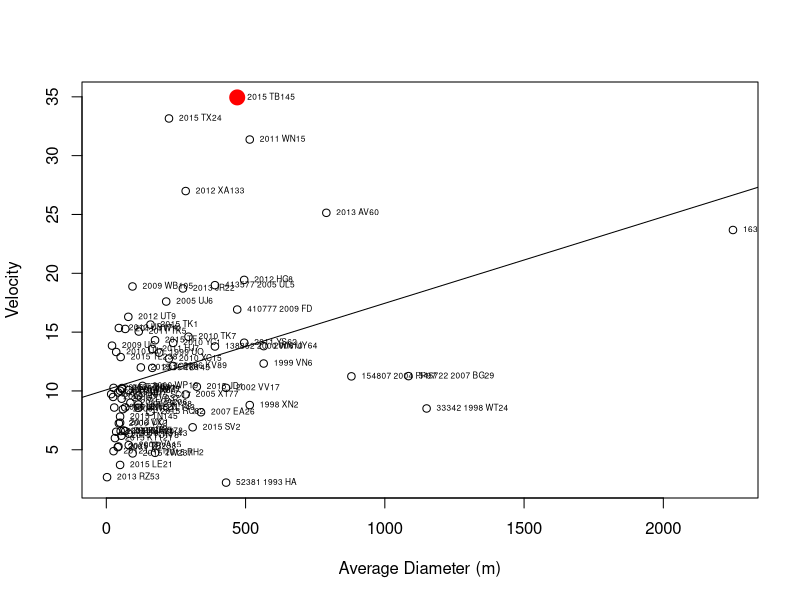
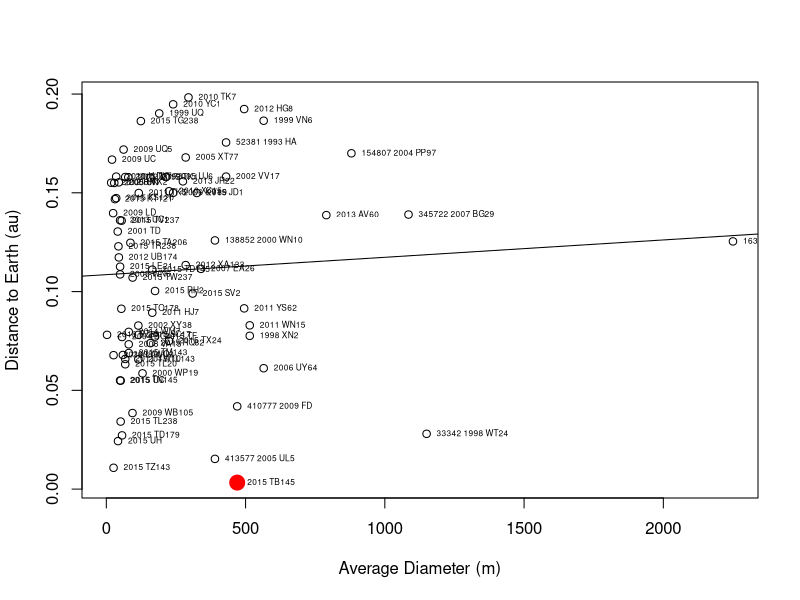
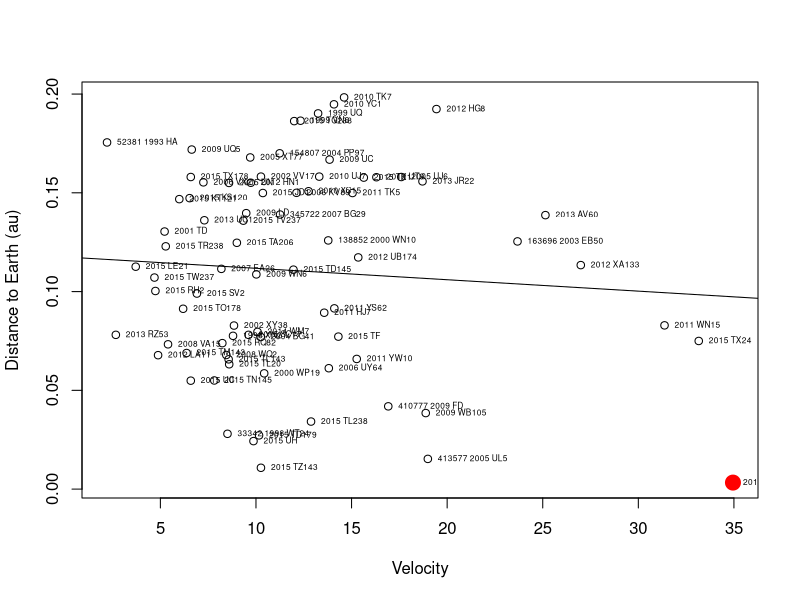

Here is the R script that generated these plots, in order:
## ---- chunk 1
library(stringr)

# Read data.
data <- read.csv('asteroids.tsv', sep='\t', stringsAsFactors = FALSE)

# Set column names.
names(data) <- c('name', 'date', 'au', 'ld', 'diameter', 'h', 'velocity')

# Cleanup name, remove parenthesis.
data$name <- gsub('[\\(\\)]', '', data$name)

# Calculate average size, based on low and high range on diameter.
data$size <- sapply(data$diameter, function(d) {
  match <- str_match(d, '([-+]?[0-9]*\\.?[0-9]+) (k?m)( - ([-+]?[0-9]*\\.?[0-9]+) (k?m))?')

  # Extract low value.
  low <- as.numeric(match[2])
  if (match[3] == 'km') {
    # Convert to meters.
    low <- low * 1000
  }
  
  # Extract high value, if available.
  high <- low
  if (!is.na(match[5])) {
    high <- as.numeric(match[5])
    
    if (match[6] == 'km') {
      # Convert to meters.
      high <- high * 1000
    }
  }
  
  # Use average of low and high.
  mean(c(low, high))
})
## ---- chunk 2
# Plot size and velocity.
plot(velocity ~ size, data = data, xlab = 'Average Diameter (m)', ylab = 'Velocity', col=ifelse(name == '2015 TB145', 'red', 'black'), pch=ifelse(name == '2015 TB145', 19, 1), cex=ifelse(name == '2015 TB145', 2, 1))
with(data, text(velocity ~ size, labels = data$name, cex=0.5, pos=4))
# Draw trend-line.
fit <- lm(velocity ~ size, data)
abline(fit)
## ---- chunk 3
# Order data by velocity, descending.
head(data[order(-data$velocity),c(1:3, 5, 7)])
## ---- chunk 4
# Plot distance and size.
plot(au ~ size, data = data, xlab = 'Average Diameter (m)', ylab = 'Distance to Earth (au)', col=ifelse(name == '2015 TB145', 'red', 'black'), pch=ifelse(name == '2015 TB145', 19, 1), cex=ifelse(name == '2015 TB145', 2, 1))
with(data, text(au ~ size, labels = data$name, cex=0.5, pos=4))
# Draw trend-line.
fit <- lm(au ~ size, data)
abline(fit)
## ---- chunk 5
# Order data by distance, increasing
head(data[order(data$au),c(1:3, 5, 7)])
## ---- chunk 6
# Plot distance and velocity
plot(au ~ velocity, data = data, xlab = 'Velocity', ylab = 'Distance to Earth (au)', col=ifelse(name == '2015 TB145', 'red', 'black'), pch=ifelse(name == '2015 TB145', 19, 1), cex=ifelse(name == '2015 TB145', 2, 1))
with(data, text(au ~ velocity, labels = data$name, cex=0.5, pos=4))
# Draw trend-line.
fit <- lm(au ~ velocity, data)
abline(fit)
